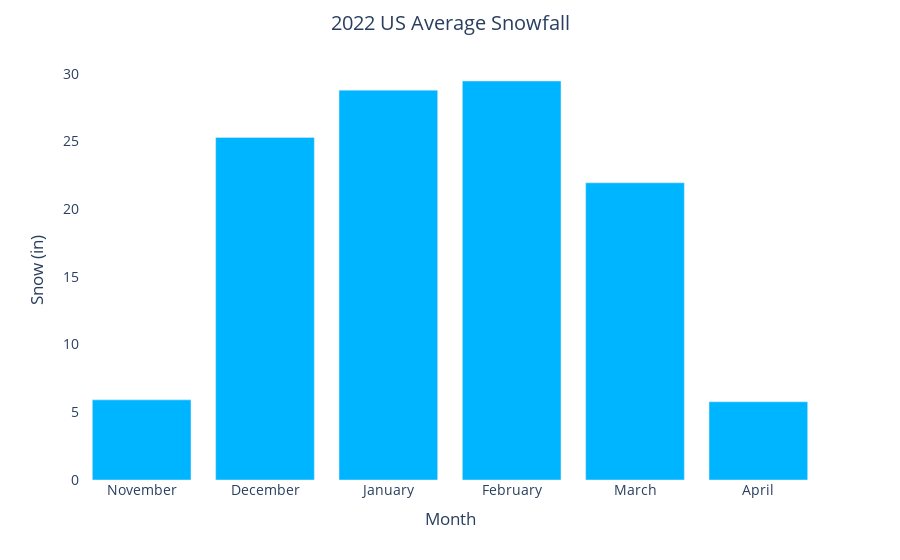

Source (notebook cell):
### Code cell
#using plotly to plot the top featurescolor=
fig = px.bar(monthly_snowfall, x="month", y="mean_snowfall")
fig.update_layout(title_text='2022 US Average Snowfall',
                  title_x=0.5,
                  xaxis_title="Month",
                  yaxis_title="Snow (in)",
                 plot_bgcolor='white',
                 font=dict(size=14))
fig.update_traces(marker_color = "#00b5ff",textposition='outside')

fig.show()

### Figure 1 — Plotly figure (JSON) as saved in the notebook; plotly's stock layout.template omitted (floating-point values rounded to 4 significant figures)
{"data": [{"alignmentgroup": "True", "hovertemplate": "month=%{x}<br>mean_snowfall=%{y}<extra></extra>", "legendgroup": "", "marker": {"color": "#00b5ff"}, "name": "", "offsetgroup": "", "orientation": "v", "showlegend": false, "textposition": "outside", "type": "bar", "x": ["November", "December", "January", "February", "March", "April"], "xaxis": "x", "y": [5.918, 25.29, 28.79, 29.46, 21.95, 5.776], "yaxis": "y"}], "layout": {"barmode": "relative", "font": {"size": 14}, "legend": {"tracegroupgap": 0}, "margin": {"t": 60}, "plot_bgcolor": "white", "title": {"text": "2022 US Average Snowfall", "x": 0.5}, "xaxis": {"anchor": "y", "domain": [0, 1], "title": {"text": "Month"}}, "yaxis": {"anchor": "x", "domain": [0, 1], "title": {"text": "Snow (in)"}}}}
